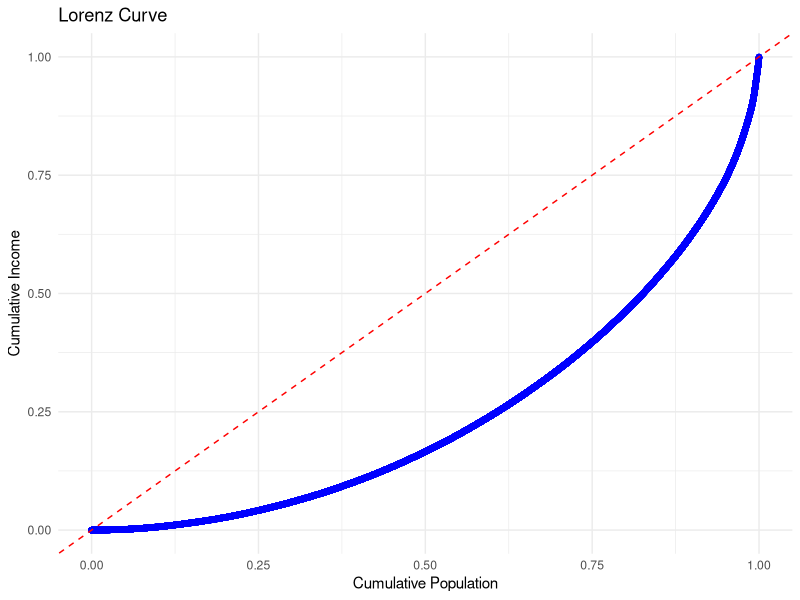

R code for this plot:

data <- read.csv("data_pums_2000.csv")
library(ggplot2)
sorted_data <- data[order(data$INCTOT), ]
total_income <- sum(sorted_data$INCTOT)
n <- nrow(sorted_data)
cumulative_population <- cumsum(rep(1/n, n))
cumulative_income <- cumsum(as.numeric(sorted_data$INCTOT)) / total_income
lorenz_data <- data.frame(
  cumulative_population,
  cumulative_income
)
# 绘制洛伦兹曲线
ggplot(lorenz_data, aes(x = cumulative_population, y = cumulative_income)) +
  geom_line(color = "blue", linewidth = 1) +
  geom_point(color = "blue") +
  geom_abline(slope = 1, intercept = 0, color = "red", linetype = "dashed") +
  labs(title = "Lorenz Curve", x = "Cumulative Population", y = "Cumulative Income") +
  theme_minimal()
# 计算基尼系数
n <- nrow(lorenz_data)
gini_index <- sum((lorenz_data$cumulative_population[-1] - lorenz_data$cumulative_population[-n]) *
                    (lorenz_data$cumulative_income[-1] + lorenz_data$cumulative_income[-n]))
gini_coefficient <- 1 - gini_index
gini_coefficient
# 基尼系数 = 0.5069736